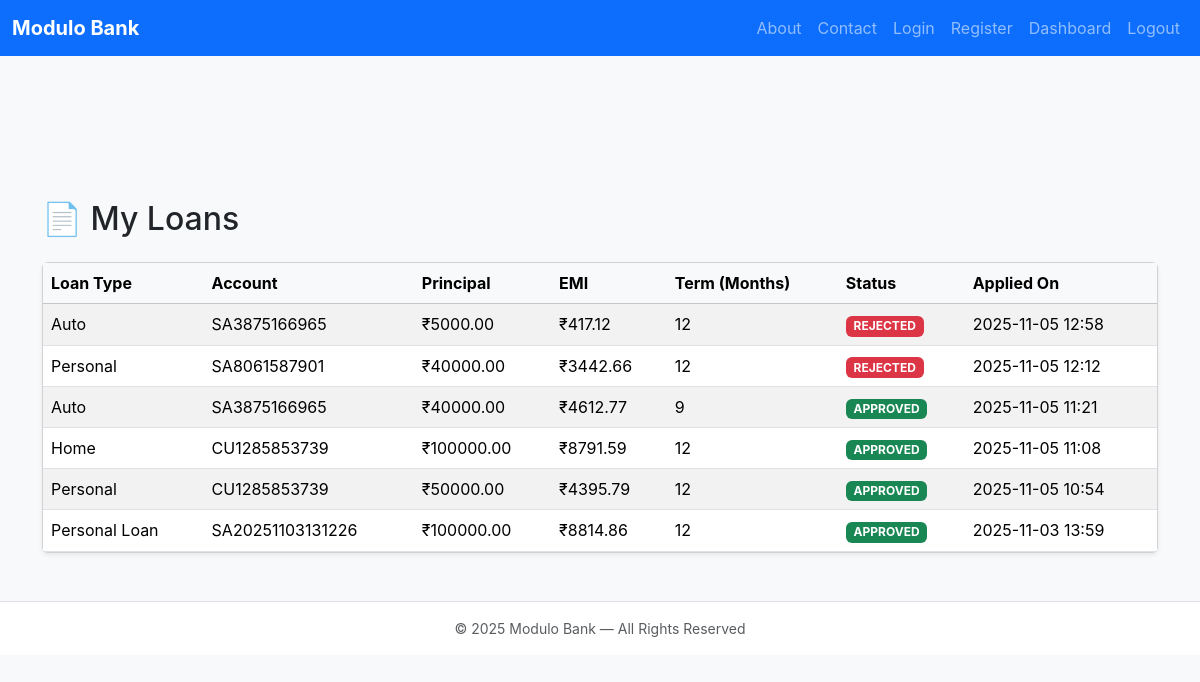
Page /loans/myloans/ (signed in) on the committed database.
### apps/loans/models.py (models this page shows, shortened)
class Loan(models.Model):
    STATUS_CHOICES = [
        ('PENDING', 'Pending'),
        ('APPROVED', 'Approved'),
        ('REJECTED', 'Rejected'),
        ('ACTIVE', 'Active'),
        ('CLOSED', 'Closed'),
    ]
    id = models.UUIDField(primary_key=True, default=uuid.uuid4, editable=False)
    user = models.ForeignKey(settings.AUTH_USER_MODEL, on_delete=models.CASCADE, related_name='loans')
    account = models.ForeignKey(Account, on_delete=models.CASCADE, related_name='loans')
    loan_type = models.CharField(max_length=50)
    principal_amount = models.DecimalField(max_digits=12, decimal_places=2)
    interest_rate = models.DecimalField(max_digits=5, decimal_places=2, help_text="Annual interest rate in %")  # ✅ Changed to DecimalField
    term_months = models.PositiveIntegerField()  # ✅ Single field (use this instead of tenure_months)
    emi = models.DecimalField(max_digits=12, decimal_places=2, blank=True, null=True)
    remaining_balance = models.DecimalField(max_digits=12, decimal_places=2, default=Decimal("0.00"))
    status = models.CharField(max_length=10, choices=STATUS_CHOICES, default='PENDING')
    created_at = models.DateTimeField(auto_now_add=True)
    updated_at = models.DateTimeField(auto_now=True)

### apps/accounts/models.py (models this page shows, shortened)
class Account(models.Model):
    ACCOUNT_TYPES = [
        ('SAVINGS', 'Savings'),
        ('CURRENT', 'Current'),
        ('FD', 'Fixed Deposit'),
    ]
    id = models.UUIDField(primary_key=True, default=uuid.uuid4, editable=False)
    user = models.ForeignKey(settings.AUTH_USER_MODEL, on_delete=models.CASCADE, related_name='accounts')
    account_number = models.CharField(max_length=20, unique=True)
    account_type = models.CharField(max_length=20, choices=ACCOUNT_TYPES)
    balance = models.DecimalField(max_digits=12, decimal_places=2, default=0.00)
    created_at = models.DateTimeField(default=timezone.now)
    is_active = models.BooleanField(default=True)

### apps/pages/views.py (the view)
# urls.py: path("loans/myloans/", views.my_loans_page, name="my-loans"),
@login_required(login_url="/login/")
def my_loans_page(request):
    user = request.user
    loans = Loan.objects.filter(user=user).order_by("-created_at")
    return render(request, "loans/my_loans.html", {"loans": loans})

### templates/loans/my_loans.html
{% extends "base.html" %}
{% load static %}
{% block content %}
<div class="container mt-5">
  <h2 class="mb-4">📄 My Loans</h2>
  <div class="card shadow-sm">
    <div class="card-body p-0">
      <table class="table table-striped mb-0">
        <thead class="table-light">
          <tr>
            <th>Loan Type</th>
            <th>Account</th>
            <th>Principal</th>
            <th>EMI</th>
            <th>Term (Months)</th>
            <th>Status</th>
            <th>Applied On</th>
          </tr>
        </thead>
        <tbody>
          {% if loans %}
            {% for loan in loans %}
              <tr>
                <td>{{ loan.loan_type }}</td>
                <td>{{ loan.account.account_number }}</td>
                <td>₹{{ loan.principal_amount }}</td>
                <td>₹{{ loan.emi }}</td>
                <td>{{ loan.term_months }}</td>
                <td>
                  {% if loan.status == "APPROVED" %}
                    <span class="badge bg-success">{{ loan.status }}</span>
                  {% elif loan.status == "REJECTED" %}
                    <span class="badge bg-danger">{{ loan.status }}</span>
                  {% elif loan.status == "PENDING" %}
                    <span class="badge bg-warning">{{ loan.status }}</span>
                  {% else %}
                    <span class="badge bg-secondary">{{ loan.status }}</span>
                  {% endif %}
                </td>
                <td>{{ loan.created_at|date:"Y-m-d H:i" }}</td>
              </tr>
            {% endfor %}
          {% else %}
            <tr>
              <td colspan="7" class="text-center py-3">No loans found.</td>
            </tr>
          {% endif %}
        </tbody>
      </table>
    </div>
  </div>
</div>
{% endblock %}

### static/css/style.css (style rules this page uses)
body { font-family: 'Inter', 'Segoe UI', sans-serif; background-color: #f8f9fa; }

### rows in the picture
Loan: loan_type "Auto", account.account_number "SA3875166965", principal_amount "5000.00", emi "417.12", term_months "12", status "REJECTED", created_at "2025-11-05 12:58"
Loan: loan_type "Personal", account.account_number "SA8061587901", principal_amount "40000.00", emi "3442.66", term_months "12", status "REJECTED", created_at "2025-11-05 12:12"
Loan: loan_type "Auto", account.account_number "SA3875166965", principal_amount "40000.00", emi "4612.77", term_months "9", status "APPROVED", created_at "2025-11-05 11:21"
Loan: loan_type "Home", account.account_number "CU1285853739", principal_amount "100000.00", emi "8791.59", term_months "12", status "APPROVED", created_at "2025-11-05 11:08"
Loan: loan_type "Personal", account.account_number "CU1285853739", principal_amount "50000.00", emi "4395.79", term_months "12", status "APPROVED", created_at "2025-11-05 10:54"
Loan: loan_type "Personal Loan", account.account_number "SA20251103131226", principal_amount "100000.00", emi "8814.86", term_months "12", status "APPROVED", created_at "2025-11-03 13:59"
